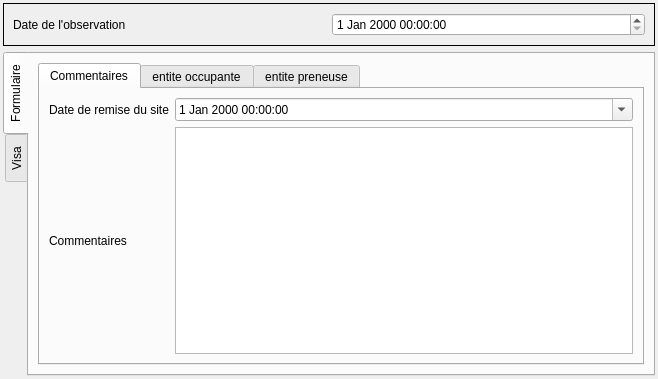
<?xml version="1.0" encoding="UTF-8"?>
<ui version="4.0">
 <class>Form</class>
 <widget class="QWidget" name="Form">
  <property name="geometry">
   <rect>
    <x>0</x>
    <y>0</y>
    <width>658</width>
    <height>379</height>
   </rect>
  </property>
  <property name="contextMenuPolicy">
   <enum>Qt::PreventContextMenu</enum>
  </property>
  <property name="windowTitle">
   <string>Form</string>
  </property>
  <layout class="QVBoxLayout" name="verticalLayout_20">
   <property name="leftMargin">
    <number>3</number>
   </property>
   <property name="topMargin">
    <number>3</number>
   </property>
   <property name="rightMargin">
    <number>3</number>
   </property>
   <property name="bottomMargin">
    <number>3</number>
   </property>
   <item>
    <widget class="QFrame" name="frame_4">
     <property name="frameShape">
      <enum>QFrame::Box</enum>
     </property>
     <layout class="QGridLayout" name="gridLayout_12">
      <item row="0" column="0">
       <widget class="QLabel" name="label_25">
        <property name="text">
         <string>Date de l'observation</string>
        </property>
       </widget>
      </item>
      <item row="0" column="1">
       <widget class="QDateTimeEdit" name="dateTimeEdit_datetimeobservation"/>
      </item>
     </layout>
    </widget>
   </item>
   <item>
    <widget class="QTabWidget" name="tabWidget_formvisa">
     <property name="tabPosition">
      <enum>QTabWidget::West</enum>
     </property>
     <property name="currentIndex">
      <number>0</number>
     </property>
     <widget class="QWidget" name="tab_15">
      <attribute name="title">
       <string>Formulaire</string>
      </attribute>
      <layout class="QVBoxLayout" name="verticalLayout_18">
       <property name="leftMargin">
        <number>0</number>
       </property>
       <property name="topMargin">
        <number>0</number>
       </property>
       <property name="rightMargin">
        <number>0</number>
       </property>
       <property name="bottomMargin">
        <number>0</number>
       </property>
       <item>
        <widget class="QStackedWidget" name="stackedWidget_2">
         <property name="currentIndex">
          <number>5</number>
         </property>
         <widget class="QWidget" name="NCA">
          <layout class="QVBoxLayout" name="verticalLayout_3">
           <item>
            <widget class="QTabWidget" name="tabWidget">
             <property name="currentIndex">
              <number>0</number>
             </property>
             <widget class="QWidget" name="tab">
              <attribute name="title">
               <string>Description</string>
              </attribute>
              <layout class="QVBoxLayout" name="verticalLayout_24">
               <item>
                <widget class="QGroupBox" name="groupBox_3">
                 <property name="title">
                  <string>Catégorie</string>
                 </property>
                 <layout class="QVBoxLayout" name="verticalLayout_11">
                  <item>
                   <widget class="QComboBox" name="comboBox_ncathcategorie"/>
                  </item>
                 </layout>
                </widget>
               </item>
               <item>
                <widget class="QTextBrowser" name="textBrowser_ncadescription">
                 <property name="readOnly">
                  <bool>false</bool>
                 </property>
                </widget>
               </item>
              </layout>
             </widget>
             <widget class="QWidget" name="tab_3">
              <attribute name="title">
               <string>Thèmes</string>
              </attribute>
              <layout class="QVBoxLayout" name="verticalLayout_10">
               <item>
                <widget class="QGroupBox" name="groupBox_2">
                 <property name="title">
                  <string>Thèmes concernés</string>
                 </property>
                 <layout class="QGridLayout" name="gridLayout_5">
                  <item row="0" column="1">
                   <widget class="QCheckBox" name="checkBox_ncathsecurite">
                    <property name="text">
                     <string>Sécurité</string>
                    </property>
                   </widget>
                  </item>
                  <item row="0" column="0">
                   <widget class="QCheckBox" name="checkBox_ncathqualite">
                    <property name="text">
                     <string>Qualité</string>
                    </property>
                   </widget>
                  </item>
                  <item row="0" column="2">
                   <widget class="QCheckBox" name="checkBox_ncathenvironnement">
                    <property name="text">
                     <string>Environnement</string>
                    </property>
                   </widget>
                  </item>
                  <item row="1" column="0">
                   <widget class="QCheckBox" name="checkBox_ncathouvrage">
                    <property name="text">
                     <string>Ouvrage</string>
                    </property>
                   </widget>
                  </item>
                  <item row="1" column="1">
                   <widget class="QCheckBox" name="checkBox_ncathsystem">
                    <property name="text">
                     <string>Système</string>
                    </property>
                   </widget>
                  </item>
                  <item row="1" column="2">
                   <widget class="QCheckBox" name="checkBox_ncathreglementaire">
                    <property name="text">
                     <string>Réglementaire</string>
                    </property>
                   </widget>
                  </item>
                  <item row="2" column="1" colspan="2">
                   <widget class="QTextBrowser" name="textBrowser_ncathcommentaire">
                    <property name="readOnly">
                     <bool>false</bool>
                    </property>
                   </widget>
                  </item>
                  <item row="2" column="0">
                   <widget class="QLabel" name="label_10">
                    <property name="text">
                     <string>Observation / autre</string>
                    </property>
                   </widget>
                  </item>
                 </layout>
                </widget>
               </item>
              </layout>
             </widget>
             <widget class="QWidget" name="tab_4">
              <attribute name="title">
               <string>Processus</string>
              </attribute>
              <layout class="QGridLayout" name="gridLayout_7">
               <item row="0" column="0">
                <widget class="QTextBrowser" name="textBrowser_ncaprocessus">
                 <property name="readOnly">
                  <bool>false</bool>
                 </property>
                </widget>
               </item>
              </layout>
             </widget>
             <widget class="QWidget" name="tab_5">
              <attribute name="title">
               <string>Cause</string>
              </attribute>
              <layout class="QVBoxLayout" name="verticalLayout_12">
               <item>
                <widget class="QTextBrowser" name="textBrowser_ncacause">
                 <property name="readOnly">
                  <bool>false</bool>
                 </property>
                </widget>
               </item>
              </layout>
             </widget>
            </widget>
           </item>
          </layout>
         </widget>
         <widget class="QWidget" name="NCB">
          <layout class="QVBoxLayout" name="verticalLayout_4">
           <item>
            <widget class="QTabWidget" name="tabWidget_propo">
             <property name="currentIndex">
              <number>0</number>
             </property>
             <widget class="QWidget" name="tab_8">
              <attribute name="title">
               <string>Proposition</string>
              </attribute>
              <layout class="QVBoxLayout" name="verticalLayout_5"/>
             </widget>
             <widget class="QWidget" name="tab_9">
              <attribute name="title">
               <string>Avis</string>
              </attribute>
              <layout class="QGridLayout" name="gridLayout_10">
               <item row="4" column="1">
                <widget class="QFrame" name="frame_choisresp">
                 <property name="frameShape">
                  <enum>QFrame::StyledPanel</enum>
                 </property>
                 <property name="frameShadow">
                  <enum>QFrame::Raised</enum>
                 </property>
                 <layout class="QVBoxLayout" name="verticalLayout_15"/>
                </widget>
               </item>
               <item row="2" column="1">
                <widget class="QDateEdit" name="dateEdit_datecible">
                 <property name="calendarPopup">
                  <bool>true</bool>
                 </property>
                </widget>
               </item>
               <item row="0" column="0">
                <widget class="QLabel" name="label_11">
                 <property name="text">
                  <string>Acceptation MOE</string>
                 </property>
                </widget>
               </item>
               <item row="2" column="0">
                <widget class="QLabel" name="label_12">
                 <property name="text">
                  <string>Date cible</string>
                 </property>
                </widget>
               </item>
               <item row="6" column="0">
                <widget class="QLabel" name="label_13">
                 <property name="text">
                  <string>Observation</string>
                 </property>
                </widget>
               </item>
               <item row="4" column="0">
                <widget class="QLabel" name="label_14">
                 <property name="text">
                  <string>Responsable</string>
                 </property>
                </widget>
               </item>
               <item row="0" column="1">
                <widget class="QComboBox" name="comboBox_acceptation"/>
               </item>
               <item row="6" column="1">
                <widget class="QTextBrowser" name="textBrowser_ncbobs">
                 <property name="readOnly">
                  <bool>false</bool>
                 </property>
                </widget>
               </item>
              </layout>
             </widget>
            </widget>
           </item>
          </layout>
         </widget>
         <widget class="QWidget" name="NCC">
          <layout class="QGridLayout" name="gridLayout_9">
           <item row="1" column="1">
            <widget class="QTextBrowser" name="textBrowser_etatverif">
             <property name="readOnly">
              <bool>false</bool>
             </property>
            </widget>
           </item>
           <item row="1" column="0">
            <widget class="QLabel" name="label_16">
             <property name="text">
              <string>Observation</string>
             </property>
            </widget>
           </item>
           <item row="0" column="1">
            <widget class="QComboBox" name="comboBox_etatverif"/>
           </item>
           <item row="0" column="0">
            <widget class="QLabel" name="label_15">
             <property name="text">
              <string>Etat</string>
             </property>
            </widget>
           </item>
          </layout>
         </widget>
         <widget class="QWidget" name="NCD">
          <layout class="QGridLayout" name="gridLayout_8">
           <item row="0" column="0">
            <widget class="QLabel" name="label_18">
             <property name="text">
              <string>Levée de reserve</string>
             </property>
            </widget>
           </item>
           <item row="0" column="1">
            <widget class="QComboBox" name="comboBox_leveres"/>
           </item>
           <item row="1" column="0">
            <widget class="QLabel" name="label_19">
             <property name="text">
              <string>Observation</string>
             </property>
            </widget>
           </item>
           <item row="1" column="1">
            <widget class="QTextBrowser" name="textBrowser_leveres">
             <property name="readOnly">
              <bool>false</bool>
             </property>
            </widget>
           </item>
          </layout>
         </widget>
         <widget class="QWidget" name="NCE">
          <layout class="QGridLayout" name="gridLayout_11">
           <item row="0" column="0">
            <widget class="QLabel" name="label_20">
             <property name="text">
              <string>Action corrective ?</string>
             </property>
            </widget>
           </item>
           <item row="0" column="1">
            <widget class="QComboBox" name="comboBox_actioncorr"/>
           </item>
           <item row="1" column="0">
            <widget class="QLabel" name="label_21">
             <property name="text">
              <string>Commentaire</string>
             </property>
            </widget>
           </item>
           <item row="1" column="1">
            <widget class="QTextBrowser" name="textBrowser_actioncorr">
             <property name="readOnly">
              <bool>false</bool>
             </property>
            </widget>
           </item>
          </layout>
         </widget>
         <widget class="QWidget" name="PVA">
          <layout class="QVBoxLayout" name="verticalLayout">
           <item>
            <widget class="QTabWidget" name="tabWidget_pvmisedispo">
             <property name="currentIndex">
              <number>0</number>
             </property>
             <widget class="QWidget" name="tab_17">
              <attribute name="title">
               <string>Commentaires</string>
              </attribute>
              <layout class="QGridLayout" name="gridLayout_13">
               <item row="0" column="0">
                <widget class="QLabel" name="label_22">
                 <property name="text">
                  <string>Date de remise du site</string>
                 </property>
                </widget>
               </item>
               <item row="1" column="0">
                <widget class="QLabel" name="label_23">
                 <property name="text">
                  <string>Commentaires</string>
                 </property>
                </widget>
               </item>
               <item row="1" column="1">
                <widget class="QTextBrowser" name="textBrowser_pva">
                 <property name="readOnly">
                  <bool>false</bool>
                 </property>
                </widget>
               </item>
               <item row="0" column="1">
                <widget class="QDateTimeEdit" name="dateTimeEdit_pva">
                 <property name="calendarPopup">
                  <bool>true</bool>
                 </property>
                </widget>
               </item>
              </layout>
             </widget>
             <widget class="QWidget" name="tab_7">
              <attribute name="title">
               <string>entite occupante</string>
              </attribute>
              <layout class="QVBoxLayout" name="verticalLayout_23" stretch="1,10">
               <item>
                <widget class="QGroupBox" name="groupBox_10">
                 <property name="title">
                  <string>Marché</string>
                 </property>
                 <layout class="QGridLayout" name="gridLayout_14" columnstretch="1,10">
                  <item row="0" column="0">
                   <widget class="QLabel" name="label_26">
                    <property name="text">
                     <string>n° marche</string>
                    </property>
                   </widget>
                  </item>
                  <item row="0" column="1">
                   <widget class="QFrame" name="frame_entocc_marche">
                    <property name="frameShape">
                     <enum>QFrame::StyledPanel</enum>
                    </property>
                    <property name="frameShadow">
                     <enum>QFrame::Raised</enum>
                    </property>
                    <layout class="QVBoxLayout" name="verticalLayout_13">
                     <property name="leftMargin">
                      <number>0</number>
                     </property>
                     <property name="topMargin">
                      <number>0</number>
                     </property>
                     <property name="rightMargin">
                      <number>0</number>
                     </property>
                     <property name="bottomMargin">
                      <number>0</number>
                     </property>
                    </layout>
                   </widget>
                  </item>
                 </layout>
                </widget>
               </item>
               <item>
                <widget class="QGroupBox" name="groupBox_entocc_sign">
                 <property name="title">
                  <string>Signature</string>
                 </property>
                 <layout class="QVBoxLayout" name="verticalLayout_32"/>
                </widget>
               </item>
              </layout>
             </widget>
             <widget class="QWidget" name="tab_10">
              <attribute name="title">
               <string>entite preneuse</string>
              </attribute>
              <layout class="QVBoxLayout" name="verticalLayout_22" stretch="1,10">
               <item>
                <widget class="QGroupBox" name="groupBox_9">
                 <property name="title">
                  <string>Marché</string>
                 </property>
                 <layout class="QGridLayout" name="gridLayout_6" columnstretch="1,10">
                  <item row="0" column="0">
                   <widget class="QLabel" name="label_24">
                    <property name="text">
                     <string>n° marche</string>
                    </property>
                   </widget>
                  </item>
                  <item row="0" column="1">
                   <widget class="QFrame" name="frame_entpren_marche">
                    <property name="frameShape">
                     <enum>QFrame::StyledPanel</enum>
                    </property>
                    <property name="frameShadow">
                     <enum>QFrame::Raised</enum>
                    </property>
                    <layout class="QVBoxLayout" name="verticalLayout_14">
                     <property name="leftMargin">
                      <number>0</number>
                     </property>
                     <property name="topMargin">
                      <number>0</number>
                     </property>
                     <property name="rightMargin">
                      <number>0</number>
                     </property>
                     <property name="bottomMargin">
                      <number>0</number>
                     </property>
                    </layout>
                   </widget>
                  </item>
                 </layout>
                </widget>
               </item>
               <item>
                <widget class="QGroupBox" name="groupBox_entpren_sign">
                 <property name="title">
                  <string>Signature</string>
                 </property>
                 <layout class="QVBoxLayout" name="verticalLayout_27"/>
                </widget>
               </item>
              </layout>
             </widget>
            </widget>
           </item>
          </layout>
         </widget>
         <widget class="QWidget" name="page_4">
          <layout class="QVBoxLayout" name="verticalLayout_7">
           <item>
            <widget class="QScrollArea" name="scrollArea">
             <property name="widgetResizable">
              <bool>true</bool>
             </property>
             <widget class="QWidget" name="scrollAreaWidgetContents">
              <property name="geometry">
               <rect>
                <x>0</x>
                <y>0</y>
                <width>578</width>
                <height>362</height>
               </rect>
              </property>
              <layout class="QVBoxLayout" name="verticalLayout_8">
               <item>
                <widget class="QFrame" name="frame">
                 <property name="frameShape">
                  <enum>QFrame::StyledPanel</enum>
                 </property>
                 <property name="frameShadow">
                  <enum>QFrame::Raised</enum>
                 </property>
                 <layout class="QGridLayout" name="gridLayout_3">
                  <item row="0" column="0">
                   <widget class="QLabel" name="label">
                    <property name="text">
                     <string>Date</string>
                    </property>
                   </widget>
                  </item>
                  <item row="1" column="0">
                   <widget class="QLabel" name="label_5">
                    <property name="text">
                     <string>Urgence</string>
                    </property>
                   </widget>
                  </item>
                  <item row="1" column="1">
                   <widget class="QComboBox" name="comboBox_urgence"/>
                  </item>
                  <item row="0" column="1">
                   <widget class="QDateTimeEdit" name="dateTimeEdit">
                    <property name="calendarPopup">
                     <bool>true</bool>
                    </property>
                   </widget>
                  </item>
                 </layout>
                </widget>
               </item>
               <item>
                <widget class="QStackedWidget" name="stackedWidget">
                 <property name="currentIndex">
                  <number>0</number>
                 </property>
                 <widget class="QWidget" name="page">
                  <layout class="QGridLayout" name="gridLayout" columnstretch="1,5,1">
                   <item row="5" column="0">
                    <widget class="QLabel" name="label_6">
                     <property name="text">
                      <string>Evolution</string>
                     </property>
                    </widget>
                   </item>
                   <item row="1" column="0">
                    <widget class="QLabel" name="label_2">
                     <property name="text">
                      <string>Nombre</string>
                     </property>
                    </widget>
                   </item>
                   <item row="1" column="1">
                    <widget class="QSpinBox" name="spinBox_nombre">
                     <property name="minimum">
                      <number>-1</number>
                     </property>
                    </widget>
                   </item>
                   <item row="3" column="0">
                    <widget class="QLabel" name="label_7">
                     <property name="text">
                      <string>Commentaire</string>
                     </property>
                    </widget>
                   </item>
                   <item row="1" column="2">
                    <widget class="QToolButton" name="toolButton_calc_nb">
                     <property name="text">
                      <string/>
                     </property>
                     <property name="icon">
                      <iconset>
                       <normaloff>:/plugins/Lamia/icons/numpad.png</normaloff>:/plugins/Lamia/icons/numpad.png</iconset>
                     </property>
                    </widget>
                   </item>
                   <item row="3" column="1" colspan="2">
                    <widget class="QTextEdit" name="textEdit_comm">
                     <property name="sizePolicy">
                      <sizepolicy hsizetype="Expanding" vsizetype="Expanding">
                       <horstretch>0</horstretch>
                       <verstretch>0</verstretch>
                      </sizepolicy>
                     </property>
                     <property name="maximumSize">
                      <size>
                       <width>16777215</width>
                       <height>40</height>
                      </size>
                     </property>
                    </widget>
                   </item>
                   <item row="5" column="1" colspan="2">
                    <widget class="QTextEdit" name="textEdit_evolution">
                     <property name="sizePolicy">
                      <sizepolicy hsizetype="Expanding" vsizetype="Expanding">
                       <horstretch>0</horstretch>
                       <verstretch>0</verstretch>
                      </sizepolicy>
                     </property>
                     <property name="maximumSize">
                      <size>
                       <width>16777215</width>
                       <height>40</height>
                      </size>
                     </property>
                    </widget>
                   </item>
                  </layout>
                 </widget>
                 <widget class="QWidget" name="page_2">
                  <layout class="QGridLayout" name="gridLayout_2">
                   <item row="0" column="0">
                    <widget class="QLabel" name="label_3">
                     <property name="text">
                      <string>NOD</string>
                     </property>
                    </widget>
                   </item>
                   <item row="1" column="1">
                    <spacer name="verticalSpacer_2">
                     <property name="orientation">
                      <enum>Qt::Vertical</enum>
                     </property>
                     <property name="sizeHint" stdset="0">
                      <size>
                       <width>20</width>
                       <height>40</height>
                      </size>
                     </property>
                    </spacer>
                   </item>
                  </layout>
                 </widget>
                 <widget class="QWidget" name="page_3">
                  <layout class="QVBoxLayout" name="verticalLayout_2">
                   <item>
                    <widget class="QLabel" name="label_9">
                     <property name="text">
                      <string>Equip</string>
                     </property>
                    </widget>
                   </item>
                  </layout>
                 </widget>
                </widget>
               </item>
               <item>
                <widget class="QGroupBox" name="groupBox">
                 <property name="title">
                  <string>Suite à donner</string>
                 </property>
                 <layout class="QGridLayout" name="gridLayout_4">
                  <item row="1" column="0">
                   <widget class="QLabel" name="label_8">
                    <property name="text">
                     <string>Commentaire</string>
                    </property>
                   </widget>
                  </item>
                  <item row="0" column="0">
                   <widget class="QLabel" name="label_4">
                    <property name="text">
                     <string>Type de suite</string>
                    </property>
                   </widget>
                  </item>
                  <item row="0" column="1">
                   <widget class="QComboBox" name="comboBox_typesuite"/>
                  </item>
                  <item row="1" column="1">
                   <widget class="QTextEdit" name="textEdit_suite">
                    <property name="sizePolicy">
                     <sizepolicy hsizetype="Expanding" vsizetype="Expanding">
                      <horstretch>0</horstretch>
                      <verstretch>0</verstretch>
                     </sizepolicy>
                    </property>
                    <property name="maximumSize">
                     <size>
                      <width>16777215</width>
                      <height>40</height>
                     </size>
                    </property>
                   </widget>
                  </item>
                 </layout>
                </widget>
               </item>
              </layout>
             </widget>
            </widget>
           </item>
          </layout>
         </widget>
        </widget>
       </item>
      </layout>
     </widget>
     <widget class="QWidget" name="tab_16">
      <attribute name="title">
       <string>Visa</string>
      </attribute>
      <layout class="QVBoxLayout" name="verticalLayout_19"/>
     </widget>
    </widget>
   </item>
  </layout>
 </widget>
 <resources/>
 <connections/>
</ui>
